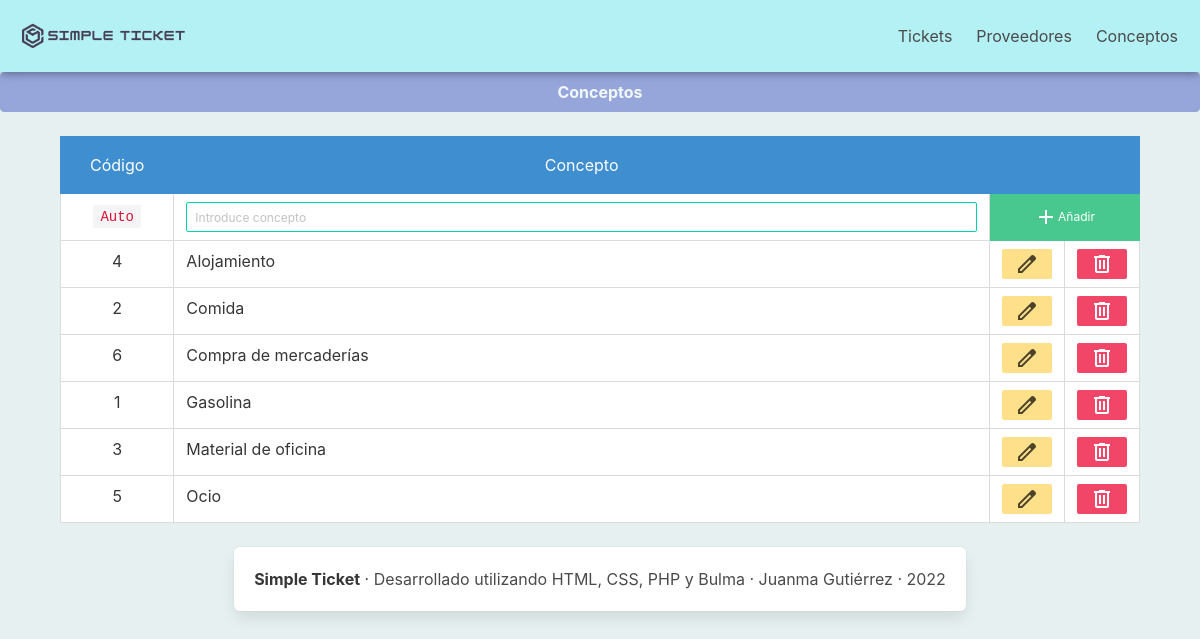
Screenshot of /concepts/concepts.php with the database file from the repository.
### tables this page shows
CREATE TABLE `concepto` (
  `CodCon` int(11) NOT NULL,
  `NomCon` varchar(50) NOT NULL
);

### concepts/list.php (called while the page is built)
<?php
$listadoSqlConcept = "SELECT CodCon, NomCon
    FROM concepto
    ORDER BY " . $_GET['order'];
$consulta = mysqli_query($conexion, $listadoSqlConcept);

### concepts/print_table_row.php (the view)
<?php
while ($registro = mysqli_fetch_array($consulta)) {
?>
    <tr>
        <td class="has-text-centered"><?= $registro["CodCon"] ?></td>
        <td><?= $registro["NomCon"] ?></td>
        <td class="small">
            <div class="centered">
                <a href="concepts.php?CodCon=<?=$registro['CodCon'] ?>&NomCon=<?= $registro['NomCon'] ?>&order=CodCon&accion=editar">
                    <button class='button is-small is-warning'>
                        <span class="material-symbols-outlined">edit</span>
                    </button>
                </a>
            </div>
        </td>
        <td class="small">
            <div class="centered">
                <a href="concepts.php?CodCon=<?= $registro['CodCon'] ?>&accion=borrar">
                    <button class="button is-small is-danger">
                        <span class="material-symbols-outlined">delete</span>
                    </button>
                </a>
            </div>
        </td>
    </tr>
<?php
}
?>

### concepts/concepts.php (shortened to what this page needs)
<!DOCTYPE html>
<html lang="es">
<head>
    <link rel="stylesheet" href="../css/style.css?1.1">
</head>
<body>
    <div class="fixed">
        <?php
        include "../common/navbar.php";
        include "../common/bbdd_connection.php";
        ?>
    </div>
    <div class="centered">
        <button class="button is-fullwidth is-link" disabled><strong>Conceptos</strong></button>
    </div>
    <?php
    include "list.php";
    ?>
    <br>
    <div class="centered table-container">
        <table class="table is-bordered is-hoverable">
            <?php
            include "print_table_header.php";
            include "print_table_row.php";
            ?>
        </table>
    </div>
    <?php
    include "../common/footer.php";
    ?>
</body>
</html>

### common/navbar.php
<div class="navbar-menu" id="navMenu">
    <div class="navbar-brand">
        <a class="navbar-item">
            <img src="../assets/logotipo.png" alt="Logotipo">
        </a>
    </div>
    <div class="navbar-end">
        <a class="navbar-item" href="../tickets/tickets.php?order=FecTic%20DESC">
            Tickets
        </a>
        <a class="navbar-item" href="../providers/providers.php?order=NomPro">
            Proveedores
        </a>
        <a class="navbar-item" href="../concepts/concepts.php?order=NomCon">
            Conceptos
        </a>
    </div>
</div>

### concepts/print_table_header.php (shortened to what this page needs)
<thead>
    <th class="small has-text-centered is-info">
        <a href="concepts.php?order=CodCon">
            <button type="submit" class="button is-info is-fullwidth">
                Código
            </button>
        </a>
    </th>
    <th class="has-text-centered is-info">
        <a href="concepts.php?order=NomCon">
            <button type="submit" class="button is-info is-fullwidth">
                Concepto
            </button>
        </a>
    </th>
    <th colspan="2" class="is-info"></th>
</thead>
<form action="concepts.php" method="$_GET">
    <tr>
        <td class="has-text-centered">
            <code>Auto</code>
        </td>
        <td class="has-text-centered">
            <input class="input is-primary is-small" type="text" name="NomCon" value="<?= $_GET['NomCon'] ?>" placeholder="Introduce concepto" required="required">
        </td>
        <td colspan="2" class="is-success">
            <div class="centered">
                <button type="submit" class="button is-success is-small">
                    <span class="material-symbols-outlined">add</span>
                    Añadir
                </button>
            </div>
        </td>
    </tr>
</form>

### common/footer.php
<div class="content centered">
    <div class="box">
    <p><strong>Simple Ticket</strong> · Desarrollado utilizando HTML, CSS, PHP y Bulma · Juanma Gutiérrez · 2022</p>
    </div>
    <br>
</div>

### css/style.css (style rules this page uses)
* { padding: 0px; margin: 0px; box-sizing: border-box; }
html { background-color: #e6f0f0; }
.centered { display: grid; place-items: center; }
.content { padding: 0px !important; margin: 0px !important; }
.fixed { position: sticky; top: 0px; background-color: #b4f1f4; padding: 10px; box-shadow: 0px 0px 10px 0px rgba(0, 0, 0, 0.50); z-index: 10; }
table, th, td { border-collapse: collapse; }
table { width: 90vw; }
table input { width: 100%; padding: 5px; height: 30px; font-size: 1rem; }
.small { width: 50px; }

### rows the page displays
concepto: CodCon "4", NomCon "Alojamiento"
concepto: CodCon "2", NomCon "Comida"
concepto: CodCon "6", NomCon "Compra de mercaderías"
concepto: CodCon "1", NomCon "Gasolina"
concepto: CodCon "3", NomCon "Material de oficina"
concepto: CodCon "5", NomCon "Ocio"
